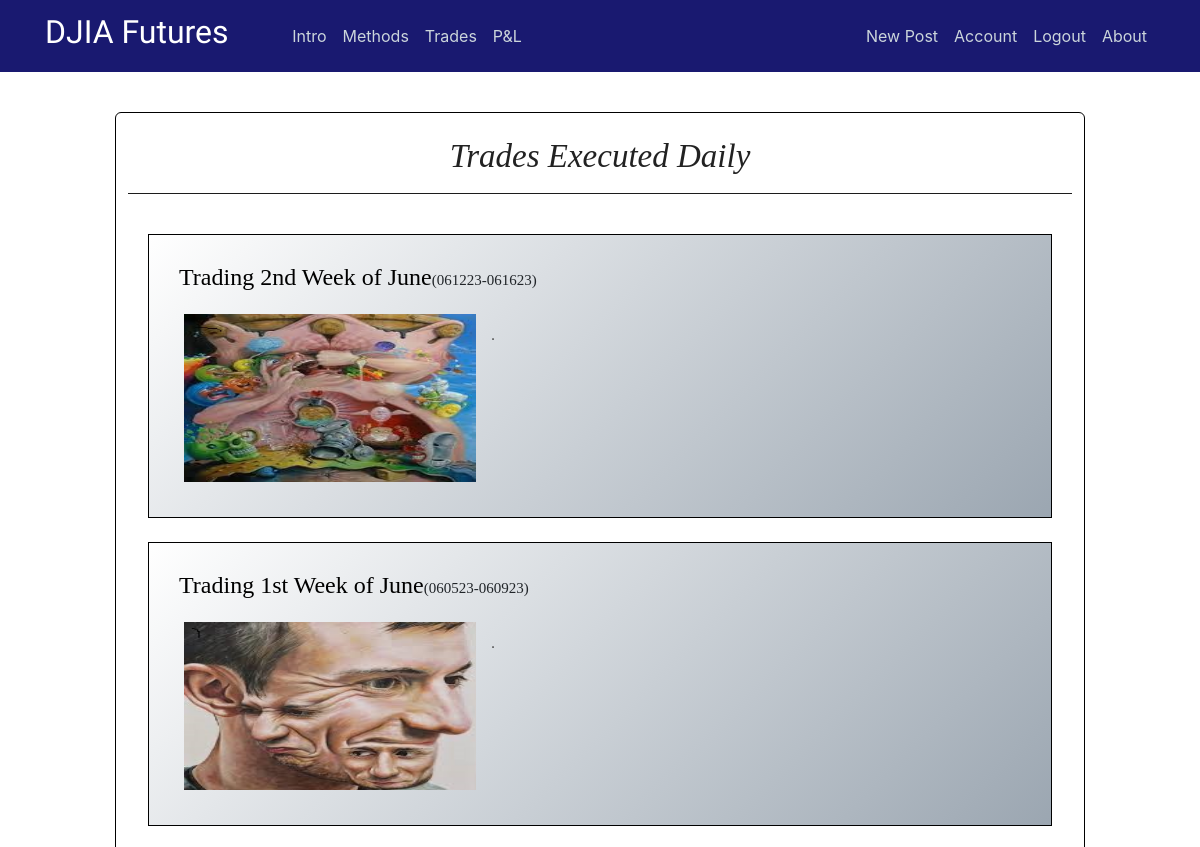
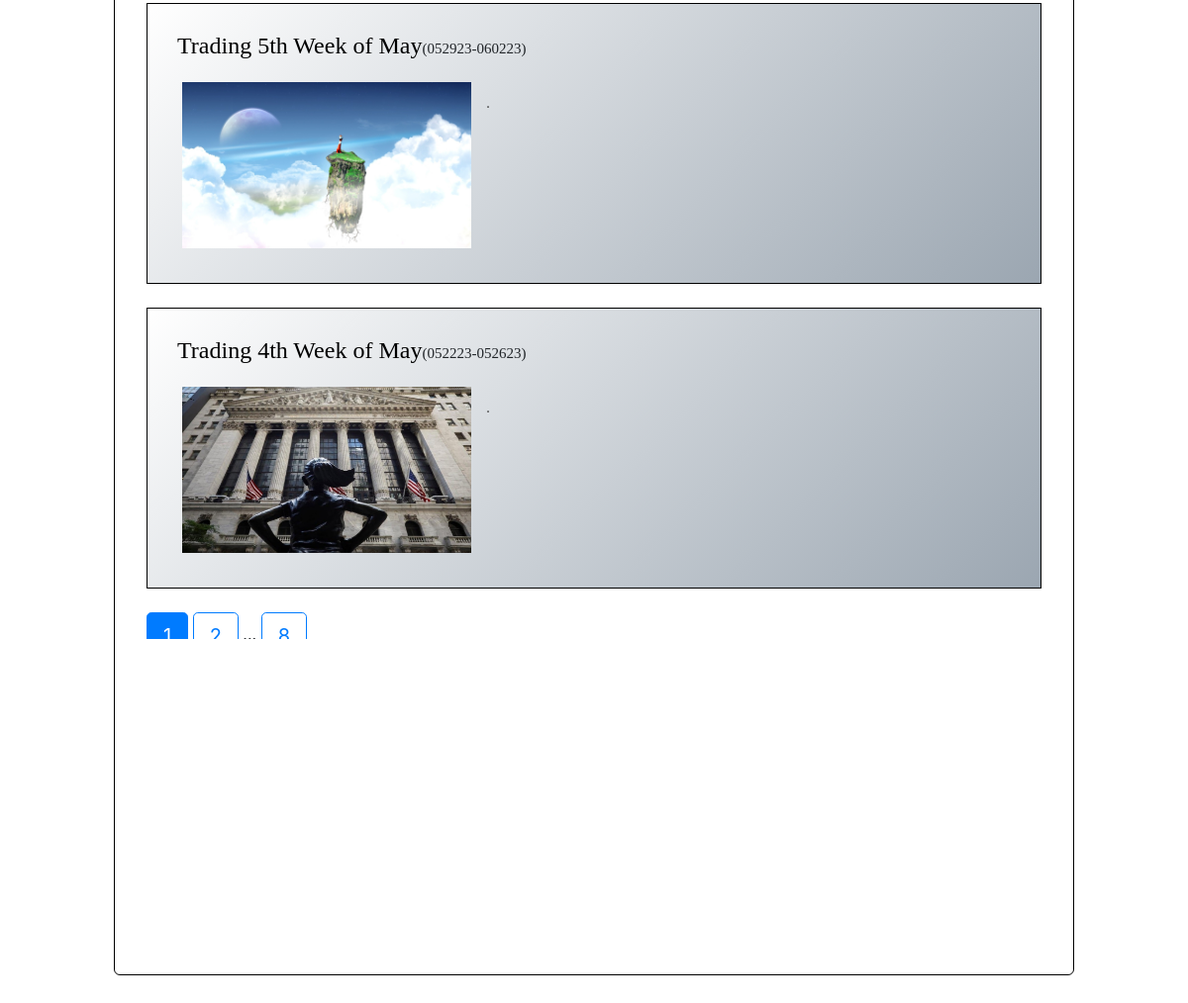
The page /trades (signed in) on the database its author committed (2 pictures, top to bottom).
### flaskblog/models.py (models this page shows, shortened)
class Post(db.Model):
    id = db.Column(db.Integer, primary_key=True)
    title = db.Column(db.String(100), nullable=False)
    date_posted = db.Column(db.DateTime, nullable=False, default=datetime.utcnow)
    content = db.Column(db.Text, nullable=False)
    user_id = db.Column(db.Integer, db.ForeignKey('user.id'), nullable=False)
    teaser_title = db.Column(db.Text, nullable=True)
    teaser_details = db.Column(db.Text, nullable=True)
    teaser_caption = db.Column(db.Text, nullable=True)
    teaser_img = db.Column(db.Text, nullable=True)
    teaser_content = db.Column(db.Text, nullable=True)
    teaser_wkid = db.Column(db.Text, nullable=True)

### flaskblog/main/routes.py (the view)
@main.route("/trades")
def trades():
    if current_user.is_authenticated:
        page = request.args.get('page', 1, type=int)
        posts = Post.query.order_by(Post.date_posted.desc()).paginate(page=page, per_page=4)
        return render_template( 'trades.html', posts=posts)
    else:
        return redirect(url_for('users.index'))

### flaskblog/models.py (called while the page is built)
@login_manager.user_loader
def load_user(user_id):
    return User.query.get(int(user_id))

### flaskblog/templates/trades.html (shortened to what this page needs)
{% extends "layout.html" %}
{% block content %}
<div class="intro-page" style="height:82vh;">
  <br><h1 class="hero-header adjust-doc-boarder", style="text-align: center;">trades executed daily</h1><hr><br>
  <div class="intro-inner-div" style="height:60vh;">
    {% for post in posts.items %}
      <div class="adjust-doc-border" style="border:1px solid black;background-image: linear-gradient(-45deg, #9ba6b1, white);">
        <a style="color:black" href="{{ url_for('posts.post', post_id=post.id) }}"><h3 class="teaser-title" style="background-color:transparent"> {{ post.teaser_title }}</a><span class="teaser-details">{{ post.teaser_details }}</span></h3>
        <img class= "teaser-pic doc-float-l" src="{{ post.teaser_img }}">
        <p class="teaser-content" style="font-size: 16px;"><br>{{ post.teaser_caption }}</p>
      </div>
      <br>
    {% endfor %}
    {% for page_num in posts.iter_pages(left_edge=1, right_edge=1, left_current=1, right_current=2) %}
      {% if page_num %}
        {% if posts.page == page_num %}
          <a class="btn btn-primary btn-lg mb-8" href="{{ url_for('main.trades', page=page_num) }}">{{ page_num }}</a>
        {% else %}
          <a class="btn btn-outline-primary btn-lg mb-8" href="{{ url_for('main.trades', page=page_num) }}">{{ page_num }}</a>
        {% endif %}
      {% else %}
        ...
      {% endif %}
    {% endfor %}
  </div>
</div>
{% endblock content %}

### flaskblog/static/main.css (style rules this page uses)
body { margin-top: 5rem; }
.adjust-doc-border { padding-right: 20px; padding-left: 20px; padding-top: 20px; padding-bottom: 20px; border-style: outset; }
.intro-page { border-radius: 6px; border: 1px solid black; background-color: white; padding-right: 12px; padding-left: 12px; }
.intro-inner-div { height: 75vh; overflow: auto; padding-right: 20px; padding-left: 20px; }
.doc-float-l { float: left; }
hr { margin-top: 1rem; margin-bottom: 1rem; border: 0; border-top: 1px solid rgba(0, 0, 0, 0.89); }
h3.teaser-title { margin-bottom: 0; padding: 10px; max-width: 940px; background-color: #fff; font-weight: 400; font-size: 24px; font-family: Baskerville, 'Baskerville Old Face', 'Hoefler Text', Garamond, 'Times New Roman', serif; }
h3 span.teaser-details { font-size: 15px; font-family: Baskerville, 'Baskerville Old Face', 'Hoefler Text', Garamond, 'Times New Roman', serif; }
p.teaser-content { color: #414141; font-size: 14px; font-family: 'Roboto', Arial, 'Helvetica Neue', Helvetica, sans-serif; line-height: 1.5; }
.teaser-pic { width:292px; height:168px; margin-left:15px; margin-right:15px; margin-bottom:15px; margin-top:15px; }

### flaskblog/static/study.css (style rules this page uses)
h1.hero-header { color: #222; text-transform: capitalize; font-weight: 400; font-style: italic; font-size: 28px; font-family: Baskerville, 'Baskerville Old Face', 'Hoefler Text', Garamond, 'Times New Roman', serif; }
h3 { font-weight: 700; line-height: 1; }
@media screen and (min-width: 25rem) { h1.hero-header { font-size: 33px; } }

### flaskblog/static/modal.css (style rules this page uses)
img { margin-bottom: -4px; }

### rows shown on the page
Post: teaser_title "Trading 2nd Week of June", teaser_details "(061223-061623)", teaser_img (picture), teaser_caption "."
Post: teaser_title "Trading 1st Week of June", teaser_details "(060523-060923)", teaser_img (picture), teaser_caption "."
Post: teaser_title "Trading 5th Week of May", teaser_details "(052923-060223)", teaser_img (picture), teaser_caption "."
Post: teaser_title "Trading 4th Week of May", teaser_details "(052223-052623)", teaser_img (picture), teaser_caption "."
